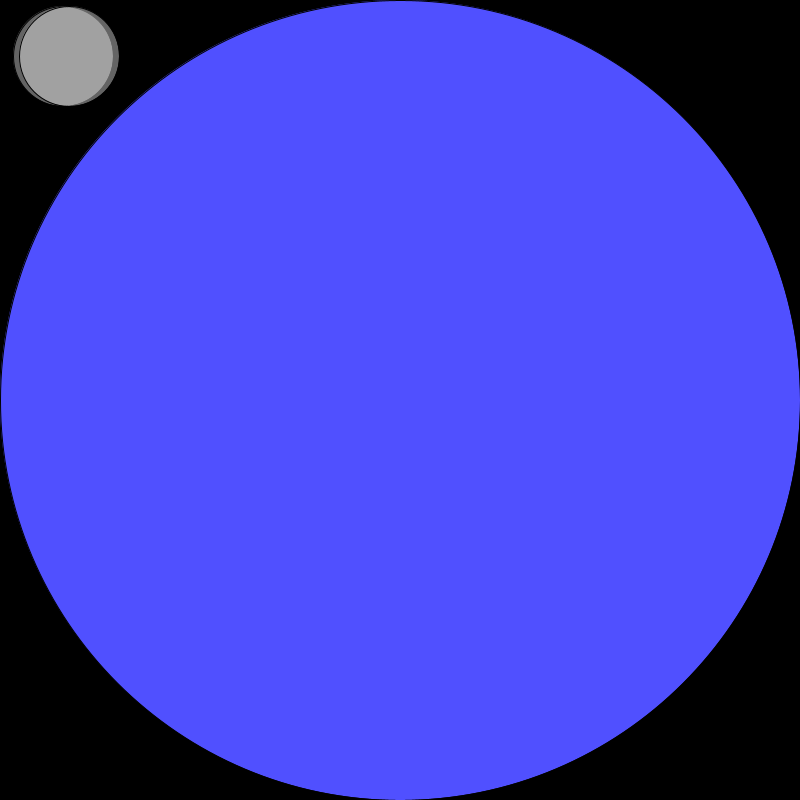
Frame 1 (no input)
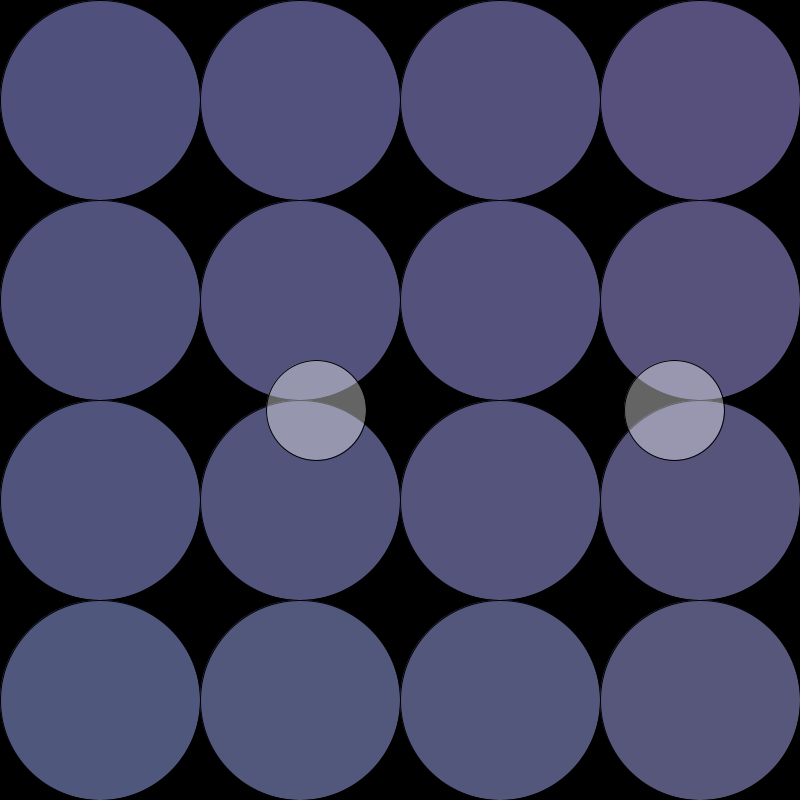
Frame 60 (the mouse pressed at the canvas centre just before this capture)
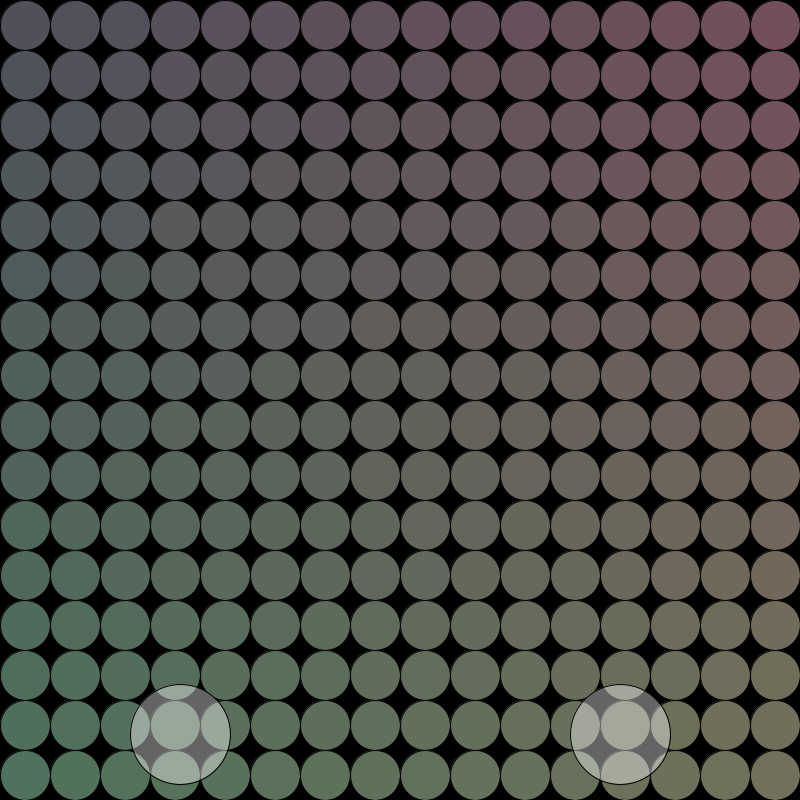
Frame 120 (the mouse held since frame 60 and released just before this capture)

The Processing sketch that drew these frames (run headless with seeded random() and noise(); from frame 60 on, the mouse is pressed at the canvas centre):

// Processing sketch: processing_41909
// ── processing_41909.pde

//EJ Posselius :: Processing.1 :: 2011.10.09

int x1, y1, vx1, vy1;
int x2, y2, vx2, vy2;
int bgD; //background diameter

void setup () {
 size(800,800);

// bgD = 20*round(random(1,5));
// print("bgD - ");println(bgD);

 bgD = 800;

 vx1  = round(random(1,20));
 print("vx1 - ");println(vx1);
 vy1  = round(random(1,20));
 print("vy1 - ");println(vy1);
 vx2  = round(random(1,20));
 print("vx2 - ");println(vx2);
 vy2  = round(random(1,20));
 print("vy2 - ");println(vy2);

 smooth();
}

void draw() {

 background(0);

 //draw bgCircles
 for (int i = 1; i<80; i++) {
   for (int j = 1; j<80; j++) {
     fill(round(map(i,1,80,80,255)),round(map(j,1,80,80,255)),round(map(bgD,0,800,80,255)));
     ellipse(i*bgD-(bgD/2), j*bgD-(bgD/2), bgD, bgD);
   }
 }

 x1 += vx1;
 y1 += vy1;
 x2 += vx2;
 y2 += vy2;
 
 fill(255, 100);
 ellipse(x1+50, y1+50, 100, 100);
 ellipse(x2+50, y2+50, 100, 100);

if (bgD > 800){

 if (y1 > width-100 || y1 < 0 || y2 > width-100 || y2 < 0){
   bgD /= 2;
 }
 if (x1 > width-100 || x1 < 0 || x2 > width-100 || x2 < 0){
   bgD /= 2;
 }
}

if (bgD < 100){

 if (y1 > width-100 || y1 < 0 || y2 > width-100 || y2 < 0){
   bgD *= 8;

 }
 if (x1 > width-100 || x1 < 0 || x2 > width-100 || x2 < 0){
   bgD *= 8;
 }
}

 if (x1 > width-100 || x1 < 0) {
  vx1 *= -1;
  bgD /= 2;
 }

 if (y1 > height-100 || y1 < 0) {
  vy1 *= -1;
  bgD /= 2;
 }

 if (x2 > width-100 || x2 < 0) {
  vx2 *= -1;
  bgD /= 2;
 }

 if (y2 > height-100 || y2 < 0) {
  vy2 *= -1;
  bgD /= 2;
 }
}

//DEBUG


 //print(bgD);


/*if (bgD > 800 || bgD < 20){
 bgD *= 2;

 if (x1 > width-100 || x1 < 0 || x2 > width-100 || x2 < 0){
   bgD /= 2;

       print("bgD -");println(bgD);
     }*/
 
/*   for (int k = 1; k<10; k++){
     bgD = k*(bgD/10);
     delay(1);
     print("k - ");println(k);
   }
   println("dun");*/
